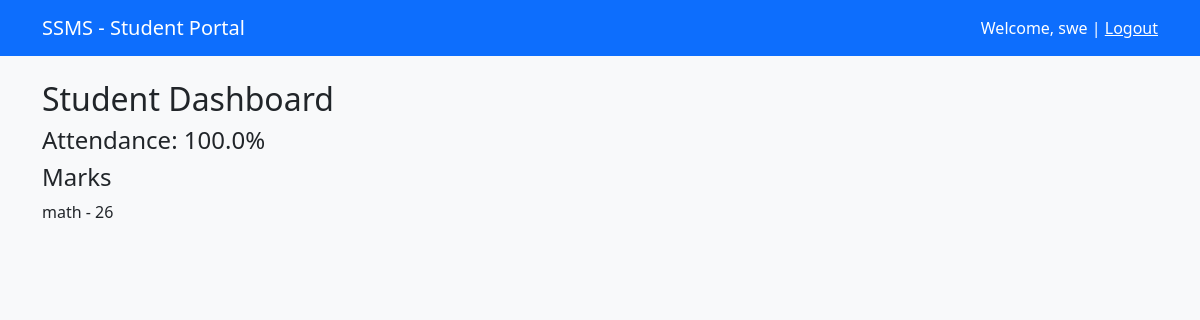
/ (signed in), run on an earlier commit of the app's database.
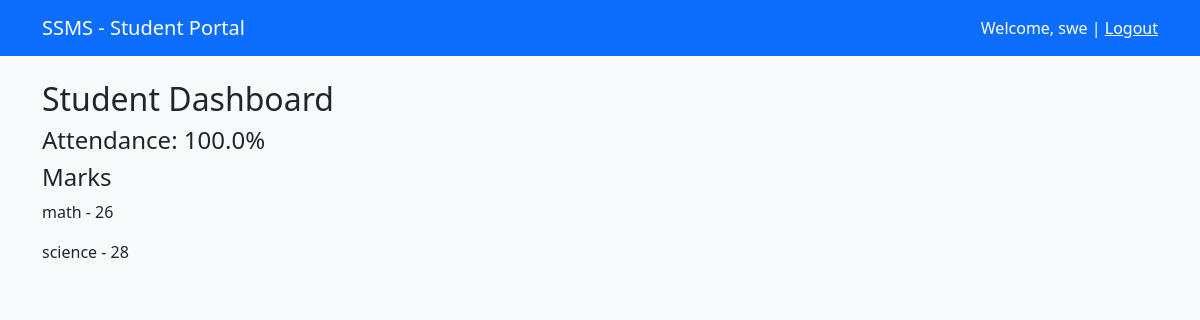
And on a later commit of the database.
### models.py (models this page shows)
class User(db.Model, UserMixin):
    id = db.Column(db.Integer, primary_key=True)
    username = db.Column(db.String(50), unique=True, nullable=False)
    password = db.Column(db.String(100), nullable=False)
    role = db.Column(db.String(20), nullable=False)
    name = db.Column(db.String(100))
    is_approved = db.Column(db.Boolean, default=False)
    marks = db.relationship('Marks', backref='student', lazy=True)
    attendance = db.relationship('Attendance', backref='student', lazy=True)

class Marks(db.Model):
    id = db.Column(db.Integer, primary_key=True)
    student_id = db.Column(db.Integer, db.ForeignKey('user.id'), nullable=False)
    subject = db.Column(db.String(50))
    score = db.Column(db.Integer)
    status = db.Column(db.String(20), default='Pending')
    created_at = db.Column(db.DateTime, default=datetime.utcnow)

### app.py (the view)
@app.route('/')
@login_required
def dashboard():
    if current_user.role == 'student':
        marks = Marks.query.filter_by(
            student_id=current_user.id,
            status='Approved'
        ).all()
        attendance = Attendance.query.filter_by(student_id=current_user.id).all()
        total = len(attendance)
        present = len([a for a in attendance if a.status == "Present"])
        percent = (present / total * 100) if total else 0
        alert = None
        if percent < 75:
            alert = "Low Attendance Warning!"
        return render_template('student_dash.html', marks=marks, attendance=attendance, percent=percent, alert=alert)
    elif current_user.role == 'teacher':
        students = User.query.filter_by(role='student').all()
        return render_template('teacher_dash.html', students=students)
    else:
        pending_marks = Marks.query.filter_by(status='Pending').all()
        pending_teachers = User.query.filter_by(role='teacher', is_approved=False).all()
        return render_template('admin_dash.html', pending_marks=pending_marks, pending_teachers=pending_teachers)

### app.py (called while the page is built)
@login_manager.user_loader
def load_user(user_id):
    return User.query.get(int(user_id))

### templates/student_dash.html (shortened to what this page needs)
{% extends 'layout.html' %}
{% block content %}
<h2>Student Dashboard</h2>
<h4>Attendance: {{ percent }}%</h4>
<h4>Marks</h4>
{% for m in marks %}
<p>{{ m.subject }} - {{ m.score }}</p>
{% endfor %}
{% endblock %}

### templates/layout.html (shortened to what this page needs)
<!DOCTYPE html>
<html lang="en">
<head>
    <link href="https://cdn.jsdelivr.net/npm/bootstrap@5.3.0/dist/css/bootstrap.min.css" rel="stylesheet">
</head>
<body class="bg-light">
    <nav class="navbar navbar-dark bg-primary mb-4">
        <div class="container">
            <a class="navbar-brand" href="#">SSMS - {{ current_user.role|capitalize }} Portal</a>
            {% if current_user.is_authenticated %}
            <span class="navbar-text text-white">
                Welcome, {{ current_user.name }} | <a href="/logout" class="text-white">Logout</a>
            </span>
            {% endif %}
        </div>
    </nav>
    <div class="container">
        {% block content %}{% endblock %}
    </div>
</body>
</html>

What changed in the data, as far as the page shows it:
added Marks: subject "science", score "28"
